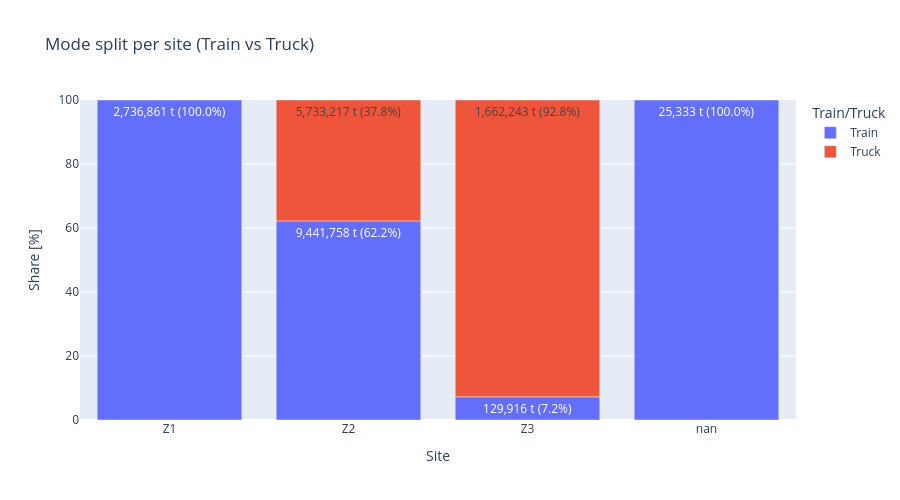

Notebook source saved alongside this figure:
### Code cell
# 2.2.2 100% stacked bar – percentage share per site

# copy + drop the total/NaN site if needed
mode_site2 = mode_site.copy()
mode_site2 = mode_site2[mode_site2["Site"].notna()]

# share of tonnes within each site (in %)
mode_site2["Pct"] = (
    mode_site2.groupby("Site")["Tonnes"]
    .transform(lambda x: x / x.sum() * 100)
)

# nice label: "2 736 861 t (100.0%)"
mode_site2["Text"] = mode_site2.apply(
    lambda r: f"{r['Tonnes']:,.0f} t\n({r['Pct']:.1f}%)",
    axis=1
)

fig = px.bar(
    mode_site2,
    x="Site",
    y="Pct",              # plot percentages so each site sums to 100
    color="Train/Truck",
    title="Mode split per site (Train vs Truck)",
    text="Text",          # show tonnes + %
    width=900,
    height=500
)

fig.update_traces(textposition="inside")

fig.update_layout(
    bargap=0.15,
    bargroupgap=0.05,
)

fig.update_yaxes(title="Share [%]", range=[0, 100])

fig.show()
fig.write_image("mode_split_per_site_percent_2017.png", width=1600, height=900, scale=3)

### Figure 1 — Plotly figure (JSON) as saved in the notebook; plotly's stock layout.template omitted (floating-point values rounded to 4 significant figures)
{"data": [{"hovertemplate": "Train/Truck=Train<br>Site=%{x}<br>Pct=%{y}<br>Text=%{text}<extra></extra>", "legendgroup": "Train", "marker": {"color": "#636efa", "pattern": {"shape": ""}}, "name": "Train", "orientation": "v", "showlegend": true, "text": ["2,736,861 t\n(100.0%)", "9,441,758 t\n(62.2%)", "129,916 t\n(7.2%)", "25,333 t\n(100.0%)"], "textposition": "inside", "type": "bar", "x": ["Z1", "Z2", "Z3", "nan"], "xaxis": "x", "y": [100.0, 62.22, 7.249, 100.0], "yaxis": "y"}, {"hovertemplate": "Train/Truck=Truck<br>Site=%{x}<br>Pct=%{y}<br>Text=%{text}<extra></extra>", "legendgroup": "Truck", "marker": {"color": "#EF553B", "pattern": {"shape": ""}}, "name": "Truck", "orientation": "v", "showlegend": true, "text": ["5,733,217 t\n(37.8%)", "1,662,243 t\n(92.8%)"], "textposition": "inside", "type": "bar", "x": ["Z2", "Z3"], "xaxis": "x", "y": [37.78, 92.75], "yaxis": "y"}], "layout": {"bargap": 0.15, "bargroupgap": 0.05, "barmode": "relative", "height": 500, "legend": {"title": {"text": "Train/Truck"}, "tracegroupgap": 0}, "title": {"text": "Mode split per site (Train vs Truck)"}, "width": 900, "xaxis": {"anchor": "y", "autorange": true, "domain": [0, 1], "range": [-0.5, 3.5], "title": {"text": "Site"}, "type": "category"}, "yaxis": {"anchor": "x", "domain": [0, 1], "range": [0, 100], "title": {"text": "Share [%]"}, "type": "linear"}}}
